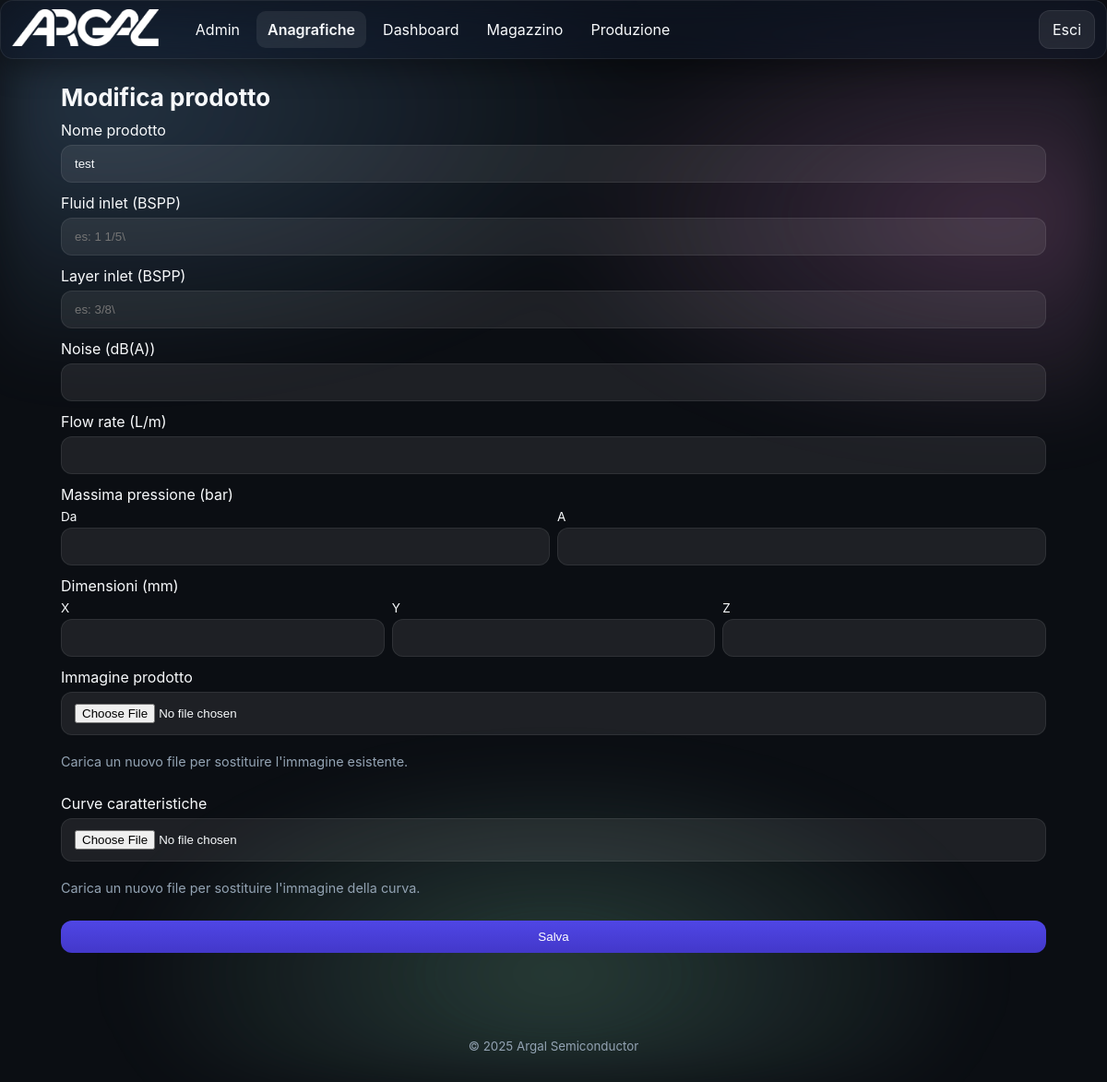
/products/1/edit (signed in), run on an earlier commit of the app's database.
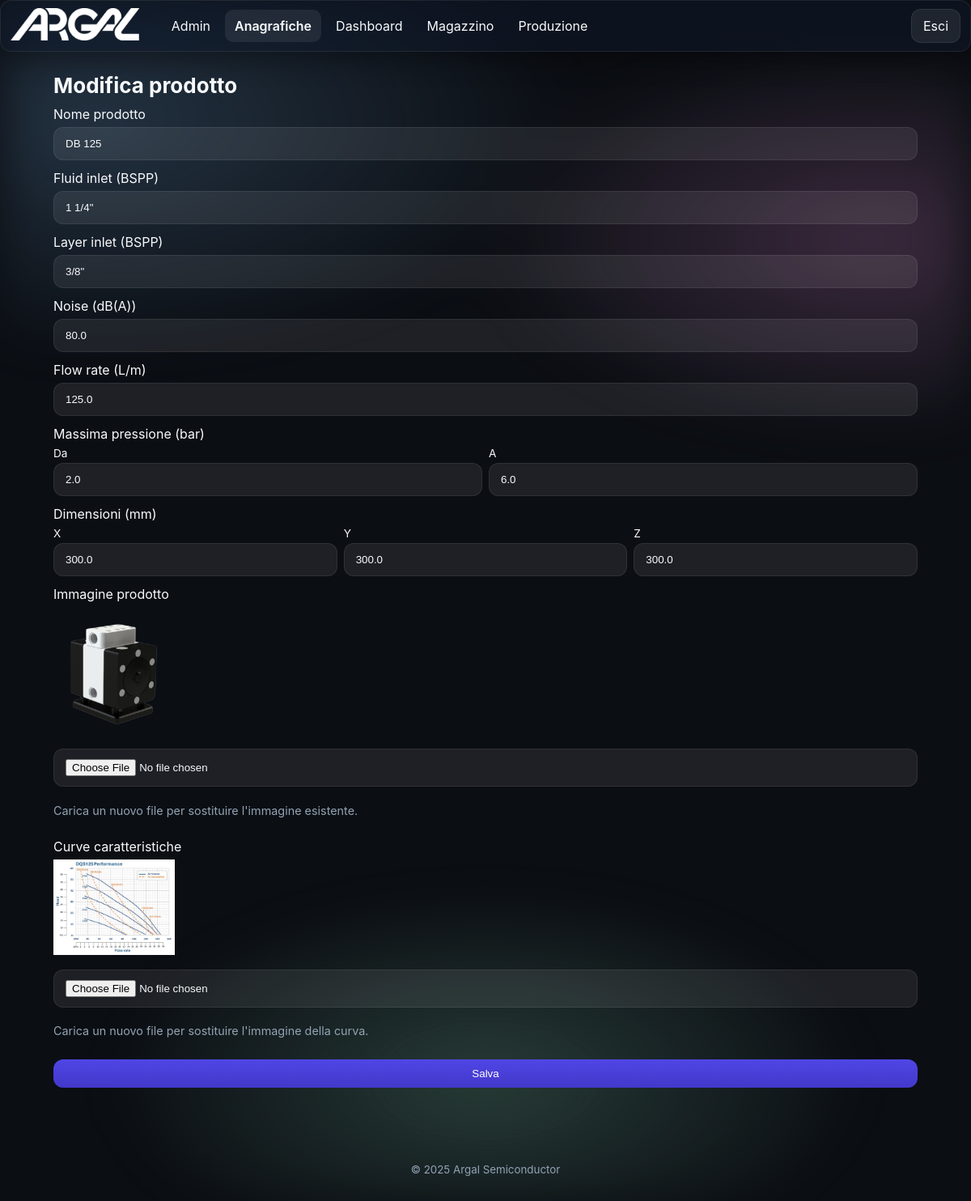
And on a later commit of the database.
### app/models.py (models this page shows)
class TimestampMixin(db.Model):
    __abstract__ = True
    created_at = db.Column(db.DateTime, default=datetime.utcnow)
    updated_at = db.Column(db.DateTime, default=datetime.utcnow, onupdate=datetime.utcnow)

class Product(TimestampMixin):
    __tablename__ = 'products'
    id = db.Column(db.Integer, primary_key=True)
    name = db.Column(db.String(200), nullable=False)
    description = db.Column(db.Text)
    revision = db.Column(db.Integer, default=1)
    revisionabile = db.Column(db.Boolean, default=False)
    image_filename = db.Column(db.String(200))
    flow_rate = db.Column(db.Float)
    max_pressure = db.Column(db.Float)
    dimension_x = db.Column(db.Float)
    dimension_y = db.Column(db.Float)
    dimension_z = db.Column(db.Float)
    quantity_in_stock = db.Column(db.Float, default=0)
    curve_image_filename = db.Column(db.String(200))
    fluid_in_let = db.Column(db.String(50))
    layer_in_lett = db.Column(db.String(50))
    noise = db.Column(db.Float)
    max_pressure_from = db.Column(db.Float)
    max_pressure_to = db.Column(db.Float)
    components = db.relationship('ProductComponent', backref='product', cascade='all, delete-orphan')
    bom_children = db.relationship('BOMLine',
                                   foreign_keys='BOMLine.padre_id',
                                   backref='padre',
                                   cascade='all, delete-orphan')
    bom_parents = db.relationship('BOMLine',
                                  foreign_keys='BOMLine.figlio_id',
                                  backref='figlio',
                                  cascade='all, delete-orphan')
    custom_values = db.relationship('CustomValue',
                                    primaryjoin="Product.id==CustomValue.product_id",
                                    backref='product',
                                    cascade='all, delete-orphan')

### app/blueprints/products/routes.py (the view, shortened to what this page needs)
@products_bp.route('/<int:id>/edit', methods=['GET', 'POST'])
@login_required
def edit(id: int):
    product = Product.query.get_or_404(id)
    return render_template('products/edit.html', product=product)

### app/models.py (called while the page is built)
@login_manager.user_loader
def load_user(user_id):
    try:
        return User.query.get(int(user_id))
    except Exception:
        return None

### app/templates/products/edit.html (shortened to what this page needs)
{% extends 'base.html' %}
{% block content %}
<section class="section">
  <h2 class="section-title">Modifica prodotto</h2>
  <form method="post" class="form" enctype="multipart/form-data">
    <label class="field"><span>Nome prodotto</span><input name="name" required value="{{ product.name }}"></label>
    <label class="field"><span>Fluid inlet (BSPP)</span>
      <input type="text" name="fluid_in_let" value="{{ product.fluid_in_let or '' }}" placeholder="es: 1 1/5\" BSPP">
    </label>
    <label class="field"><span>Layer inlet (BSPP)</span>
      <input type="text" name="layer_in_lett" value="{{ product.layer_in_lett or '' }}" placeholder="es: 3/8\" BSPP">
    </label>
    <label class="field"><span>Noise (dB(A))</span>
      <input type="number" step="any" name="noise" value="{{ product.noise if product.noise is not none else '' }}">
    </label>
    <label class="field"><span>Flow rate (L/m)</span>
      <input type="number" step="any" name="flow_rate" value="{{ product.flow_rate if product.flow_rate is not none else '' }}">
    </label>
    <div class="field">
      <span>Massima pressione (bar)</span>
      <div style="display:flex; gap:8px;">
        <label style="flex:1; display:flex; flex-direction:column;">
          <span style="font-size:0.85em; margin-bottom:4px;">Da</span>
          <input type="number" step="any" name="max_pressure_from" value="{{ product.max_pressure_from if product.max_pressure_from is not none else '' }}">
        </label>
        <label style="flex:1; display:flex; flex-direction:column;">
          <span style="font-size:0.85em; margin-bottom:4px;">A</span>
          <input type="number" step="any" name="max_pressure_to" value="{{ product.max_pressure_to if product.max_pressure_to is not none else '' }}">
        </label>
      </div>
    </div>
    <div class="field">
      <span>Dimensioni (mm)</span>
      <div style="display:flex; gap:8px;">
        <label style="flex:1; display:flex; flex-direction:column;">
          <span style="font-size:0.85em; margin-bottom:4px;">X</span>
          <input type="number" step="any" name="dimension_x" value="{{ product.dimension_x if product.dimension_x is not none else '' }}">
        </label>
        <label style="flex:1; display:flex; flex-direction:column;">
          <span style="font-size:0.85em; margin-bottom:4px;">Y</span>
          <input type="number" step="any" name="dimension_y" value="{{ product.dimension_y if product.dimension_y is not none else '' }}">
        </label>
        <label style="flex:1; display:flex; flex-direction:column;">
          <span style="font-size:0.85em; margin-bottom:4px;">Z</span>
          <input type="number" step="any" name="dimension_z" value="{{ product.dimension_z if product.dimension_z is not none else '' }}">
        </label>
      </div>
    </div>
    <div class="field">
      <span>Immagine prodotto</span>
      {% if product.image_filename %}
        <div style="margin-bottom:8px;">
          <img loading="lazy" src="{{ url_for('static', filename='uploads/' + product.image_filename) }}" alt="Immagine prodotto" style="max-width:150px; height:auto;">
        </div>
      {% endif %}
      <input type="file" name="image" accept="image/*">
      <p class="muted" style="font-size:0.9em;">Carica un nuovo file per sostituire l'immagine esistente.</p>
    </div>
    <div class="field">
      <span>Curve caratteristiche</span>
      {% if product.curve_image_filename %}
        <div style="margin-bottom:8px;">
          <img loading="lazy" src="{{ url_for('static', filename='uploads/' + product.curve_image_filename) }}" alt="Curve caratteristiche" style="max-width:150px; height:auto;">
        </div>
      {% endif %}
      <input type="file" name="curve_image" accept="image/*">
      <p class="muted" style="font-size:0.9em;">Carica un nuovo file per sostituire l'immagine della curva.</p>
    </div>
    <button class="btn primary" type="submit">Salva</button>
  </form>
</section>
{% endblock %}

What changed in the data, as far as the page shows it:
changed Product: name "test" → "DB 125"; fluid_in_let (not shown) → "1 1/4\""; layer_in_lett (not shown) → "3/8\""; noise (not shown) → "80.0"; flow_rate (not shown) → "125.0"; max_pressure_from (not shown) → "2.0"; max_pressure_to (not shown) → "6.0"; dimension_x (not shown) → "300.0"; dimension_y (not shown) → "300.0"; dimension_z (not shown) → "300.0"; image_filename: picture added; curve_image_filename: picture added
